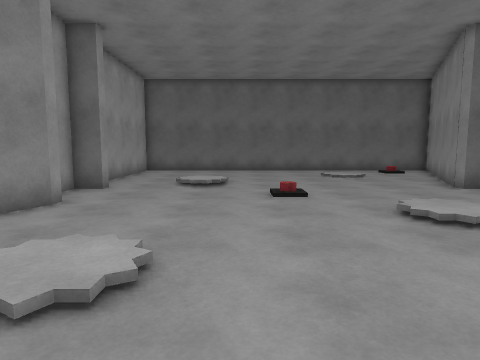
view 1 (above)

12 first-person views from a walk through a scene from a Unity 3-D project. The camera is 1.3 m above the floor, tilts 6° down and sees 75° across. The floor is counted in squares, 0.9 m on a side. Each view is taken from the middle of a square. On the plan, view 1 faces up. The plan holds only what a view shows up to about 15 squares ahead; the rest is blank. The player character is not drawn. Door leaves are left out, so doorways stand open.

view 2
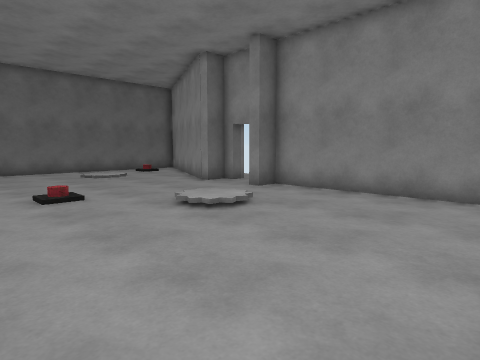

view 3
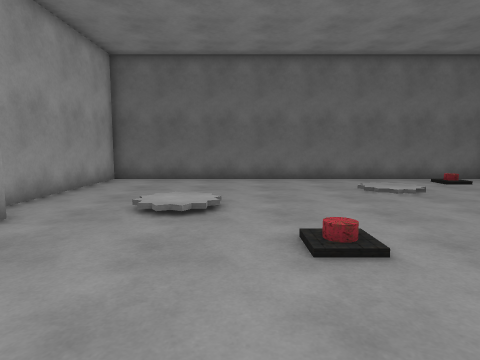

view 4
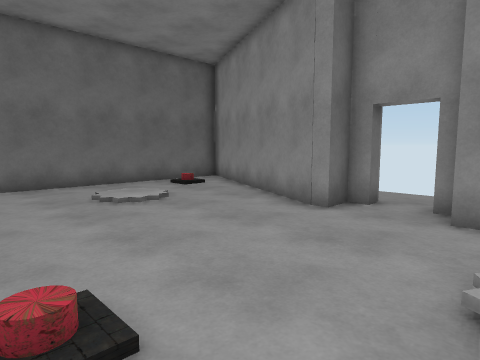

view 5
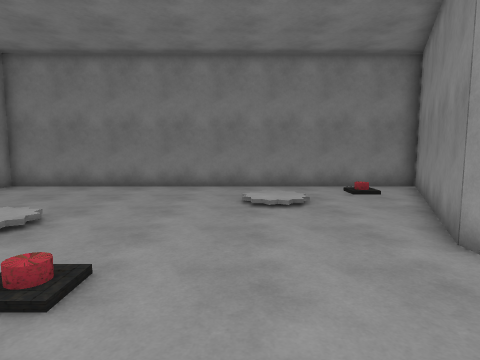

view 6
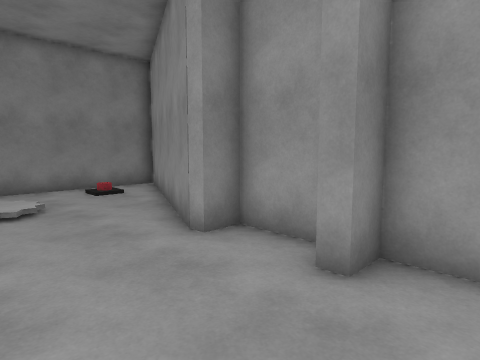

view 7
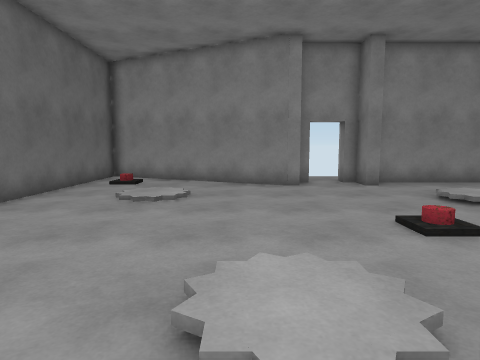

view 8
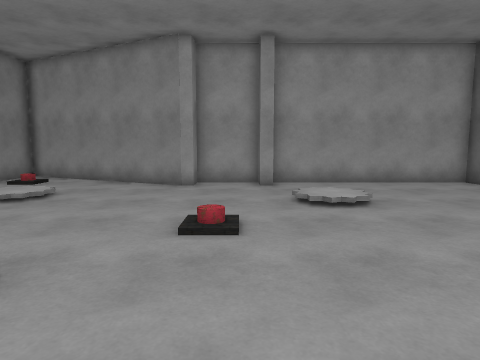

view 9
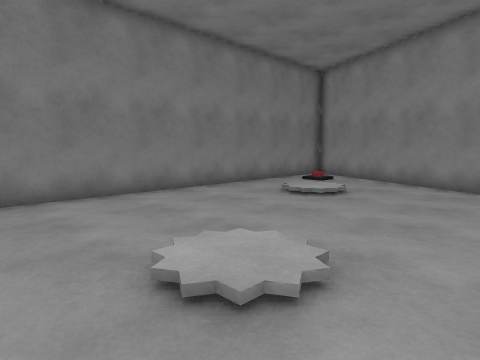

view 10
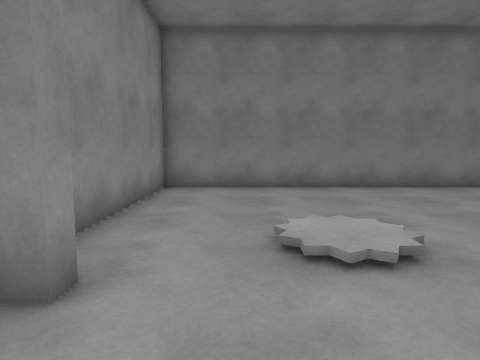

view 11
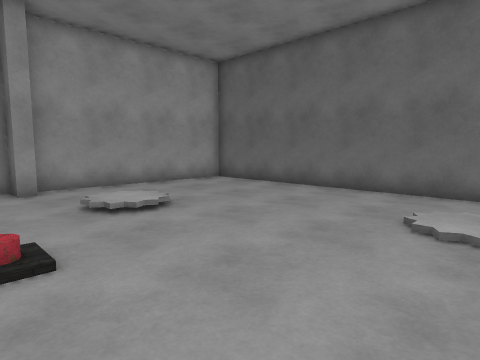

view 12
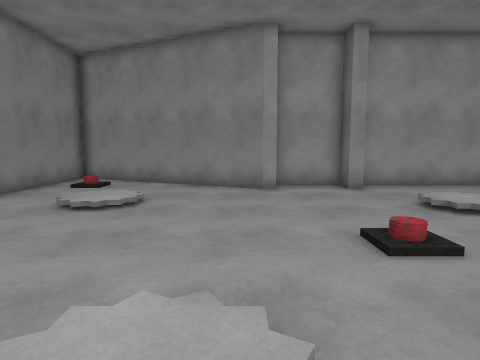

### Floor plan
Key: @ floor where view 1 was taken; # wall or solid block; . main floor; : floor 0.25 m higher than the main floor; / step, stairs or slope; D open door; O other object.
Columns run from 9 left of view 1 to 11 right of it. Each row starts with its distance up from view 1.
 19    ##################
 18    #..............O.#
 17    #...............##
 16    #........./  ...#
 15    #........./:/..##
 14    #..............#
 13    #...::........##
 12    #...::........##
 11    ##............##
 10    #..............D
  9    #......O.......D
  8    ##............##
  7    ##........//...#
  6    #.........:/...#
  5   ##..............#
  4   #.../:/.........#
  3  ##.../:/.........#
  2  #................#
  1 ##.O..............#
  0 #........@........#
 -1 ###################

Where each view was taken, in squares from view 1:
view 1: 0 up, 0 right, facing up
view 2: 0 up, 1 left, facing up-right
view 3: 5 up, 0 right, facing up
view 4: 7 up, 1 right, facing up-right
view 5: 13 up, 1 left, facing down
view 6: 13 up, 1 left, facing down-left
view 7: 13 up, 4 left, facing right
view 8: 10 up, 7 right, facing left
view 9: 9 up, 7 right, facing down-left
view 10: 11 up, 6 right, facing down
view 11: 9 up, 6 right, facing up-left
view 12: 7 up, 6 right, facing left
